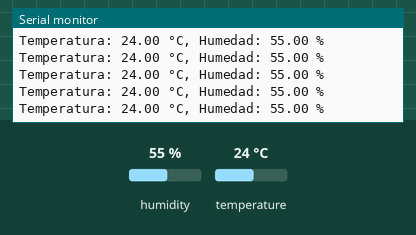
A sketch run on a simulated ESP8266 (NodeMCU). Parts: the last lines printed to the serial monitor. Inputs (shaded band) come from the test bench; at power-on: humidity 55 %, temperature 24 °C.

Above: at 3.3 s.
3.4 s: humidity set to 22 %
At 5.0 s:
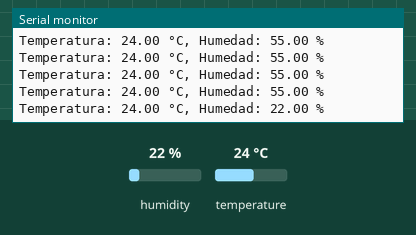
6.2 s: temperature set to 12 °C
At 6.2 s:
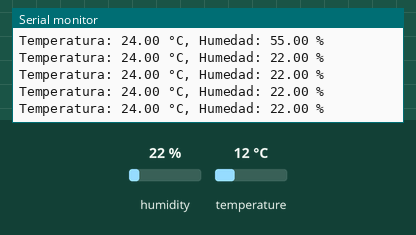
9.0 s: humidity set to 40 %
At 9.5 s:
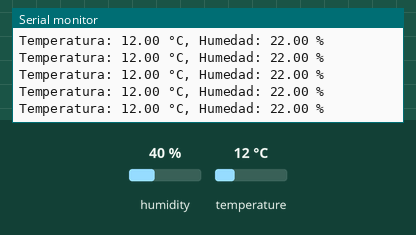
Timing chart, 0 to 12.0 s (numbered marks = the images above; inputs shaded):
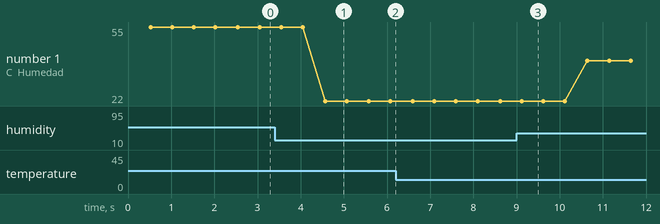

Measured:
- after the input at 3.4 s, the serial monitor: prints a new line after 1.2 s (image 1)
- plotted number 1: 55 → 22 after the input at 3.4 s, 22 → 40 after the input at 9.0 s

The sketch:

Temperatura_y_Humedad__1_.ino
```cpp
#include <DHT.h>

#define DHTPIN D4
#define DHTTYPE DHT11

DHT dht(DHTPIN, DHTTYPE);

void setup() {
  Serial.begin(115200);
  dht.begin();
}

void loop() {
  delay(500);

  float temperature = dht.readTemperature();
  float humidity = dht.readHumidity();

  Serial.print("Temperatura: ");
  Serial.print(temperature);
  Serial.print(" °C, Humedad: ");
  Serial.print(humidity);
  Serial.println(" %");
}
```
